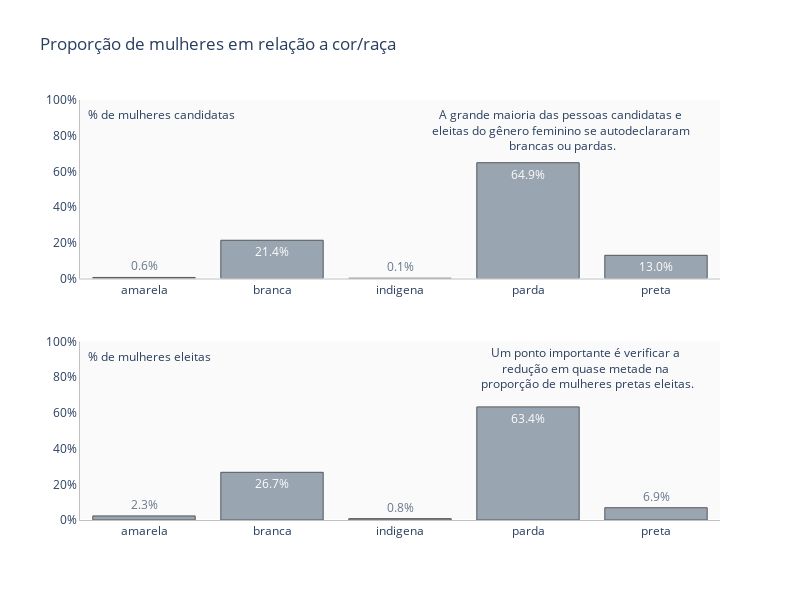

Notebook cell for this chart:
### Code cell
data_selected3 = data3.query("ano == 2020") # Foi filtrado só o ano de 2020
data_selected4 = data4.query("ano == 2020") # Foi filtrado só o ano de 2020

# Construindo a visualização

fig = go.Figure()

fig = make_subplots(
    rows=2, cols=1,
    row_heights=[0.5,0.5],
)


fig.add_trace(go.Bar(
            x=data_selected3.raca, 
            y=data_selected3.porcentagem, 
            text=data_selected3.porcentagem,
            texttemplate='%{y:.1%}',
            hovertemplate='Ano: %{x} <br /> %: %{y:.1%}',
            opacity=0.8,
            
        ), row=1, col=1)

fig.add_trace(go.Bar(
            x=data_selected4.raca, 
            y=data_selected4.porcentagem, 
            text=data_selected4.porcentagem,
            texttemplate='%{y:.1%}',
            hovertemplate='Ano: %{x} <br /> %: %{y:.1%}',
            opacity=0.8,
        ), row=2, col=1)

fig.update_layout(title="Proporção de mulheres em relação a cor/raça",
                  plot_bgcolor="#FAFAFA",
                  showlegend=False,
                  width=800,
                  height=600,
                  
                  )

fig.update_traces(marker_color='#708090', marker_line_color='#121212',
                  marker_line_width=1, opacity=0.7)


fig.layout.yaxis1.tickformat=',.0%'
fig.layout.yaxis1.range=[0,1]
fig.layout.yaxis2.tickformat=',.0%'
fig.layout.yaxis2.range=[0,1]

fig.add_annotation(x=0.01, y=0.99,
            text="% de mulheres candidatas",
            showarrow=False,
            xref='paper',
            yref='paper',
            )

fig.add_annotation(x=0.01, y=0.39,
            text="% de mulheres eleitas",
            showarrow=False,
            xref='paper',
            yref='paper',
            )

fig.add_annotation(x=0.99, y=0.99,
            text="A grande maioria das pessoas candidatas e <br />eleitas do gênero feminino se autodeclararam <br />brancas ou pardas.",
            showarrow=False,
            xref='paper',
            yref='paper',
            width=300,
            xanchor="right"
            )

fig.add_annotation(x=0.99, y=0.30,
            text="Um ponto importante é verificar a <br />redução em quase metade na <br />proporção de mulheres pretas eleitas.",
            showarrow=False,
            xref='paper',
            yref='paper',
            width=250,
            xanchor="right"
            )

fig.update_yaxes( 
  showgrid=False,
  linecolor="#C0C0C0",
  linewidth=1
)

fig.update_xaxes(  
  showgrid=False,
  linecolor="#C0C0C0",
  linewidth=1
)

fig.show()

### Figure 1 — Plotly figure (JSON) as saved in the notebook; plotly's stock layout.template omitted (floating-point values rounded to 4 significant figures)
{"data": [{"hovertemplate": "Ano: %{x} <br /> %: %{y:.1%}", "marker": {"color": "#708090", "line": {"color": "#121212", "width": 1}}, "opacity": 0.7, "text": ["0.0058167716917111", "0.2142510906446922", "0.0014541929229277", "0.6485700436257877", "0.1299079011148812"], "texttemplate": "%{y:.1%}", "type": "bar", "x": ["amarela", "branca", "indigena", "parda", "preta"], "xaxis": "x", "y": [0.005817, 0.2143, 0.001454, 0.6486, 0.1299], "yaxis": "y"}, {"hovertemplate": "Ano: %{x} <br /> %: %{y:.1%}", "marker": {"color": "#708090", "line": {"color": "#121212", "width": 1}}, "opacity": 0.7, "text": ["0.0229007633587786", "0.2671755725190839", "0.0076335877862595", "0.6335877862595419", "0.0687022900763358"], "texttemplate": "%{y:.1%}", "type": "bar", "x": ["amarela", "branca", "indigena", "parda", "preta"], "xaxis": "x2", "y": [0.0229, 0.2672, 0.007634, 0.6336, 0.0687], "yaxis": "y2"}], "layout": {"annotations": [{"showarrow": false, "text": "% de mulheres candidatas", "x": 0.01, "xref": "paper", "y": 0.99, "yref": "paper"}, {"showarrow": false, "text": "% de mulheres eleitas", "x": 0.01, "xref": "paper", "y": 0.39, "yref": "paper"}, {"showarrow": false, "text": "A grande maioria das pessoas candidatas e <br />eleitas do gênero feminino se autodeclararam <br />brancas ou pardas.", "width": 300, "x": 0.99, "xanchor": "right", "xref": "paper", "y": 0.99, "yref": "paper"}, {"showarrow": false, "text": "Um ponto importante é verificar a <br />redução em quase metade na <br />proporção de mulheres pretas eleitas.", "width": 250, "x": 0.99, "xanchor": "right", "xref": "paper", "y": 0.3, "yref": "paper"}], "height": 600, "plot_bgcolor": "#FAFAFA", "showlegend": false, "title": {"text": "Proporção de mulheres em relação a cor/raça"}, "width": 800, "xaxis": {"anchor": "y", "autorange": true, "domain": [0, 1], "linecolor": "#C0C0C0", "linewidth": 1, "range": [-0.5, 4.5], "showgrid": false, "type": "category"}, "xaxis2": {"anchor": "y2", "autorange": true, "domain": [0, 1], "linecolor": "#C0C0C0", "linewidth": 1, "range": [-0.5, 4.5], "showgrid": false, "type": "category"}, "yaxis": {"anchor": "x", "domain": [0.575, 1], "linecolor": "#C0C0C0", "linewidth": 1, "range": [0, 1], "showgrid": false, "tickformat": ",.0%", "type": "linear"}, "yaxis2": {"anchor": "x2", "domain": [0, 0.425], "linecolor": "#C0C0C0", "linewidth": 1, "range": [0, 1], "showgrid": false, "tickformat": ",.0%", "type": "linear"}}}
